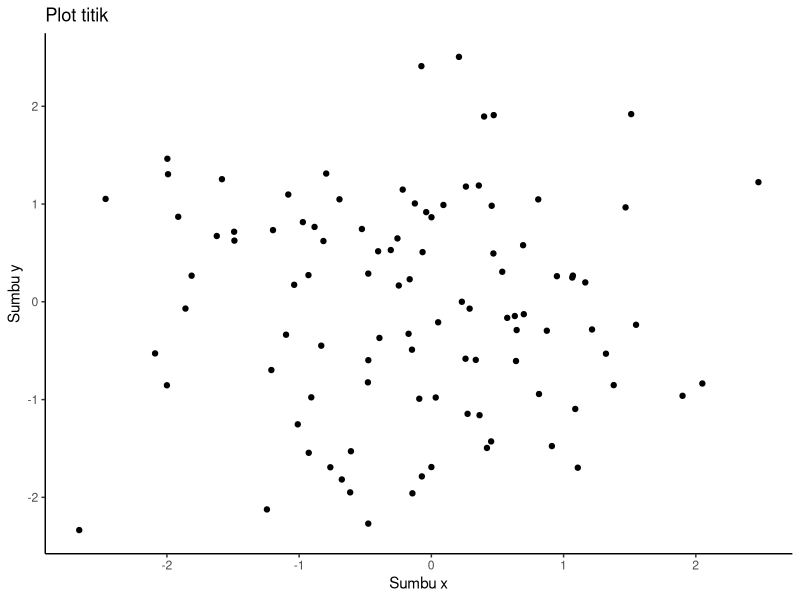
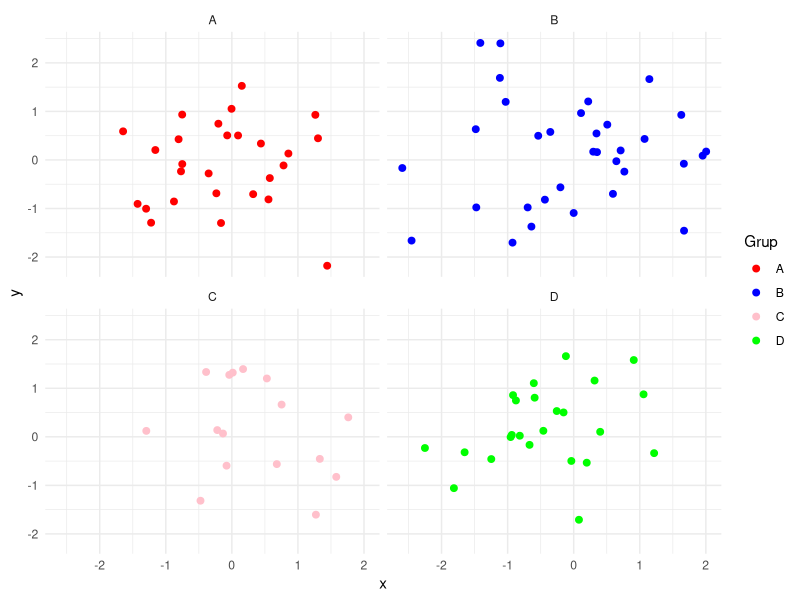
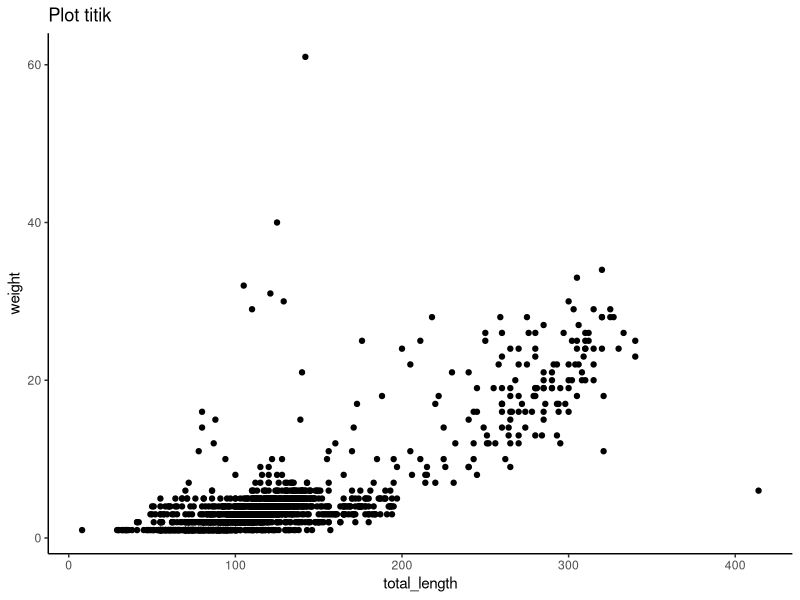
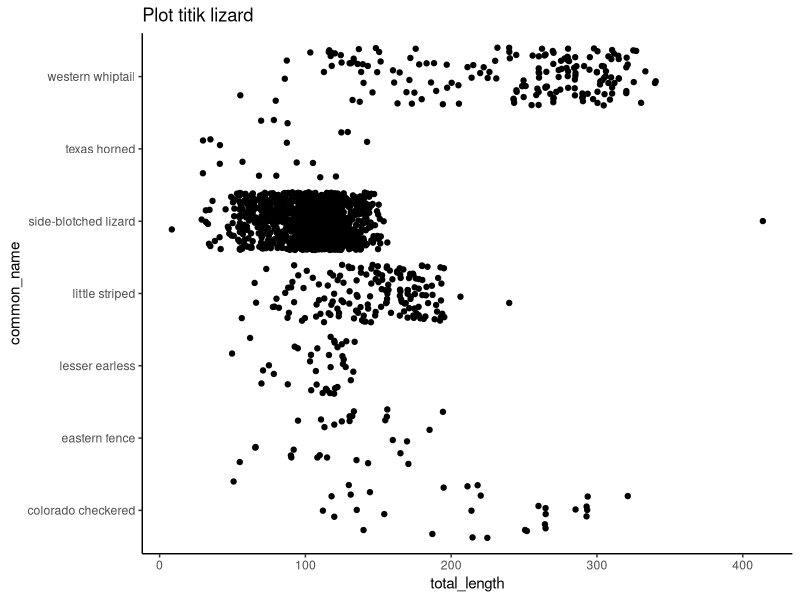
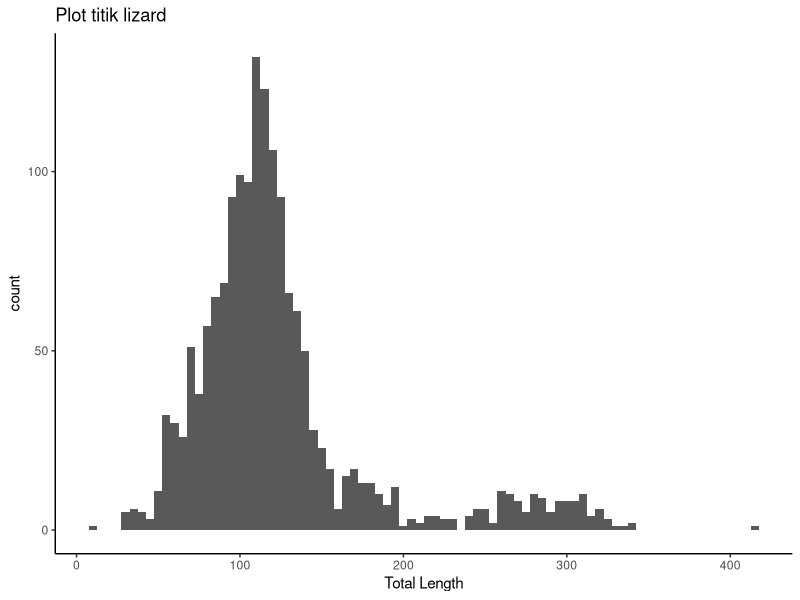
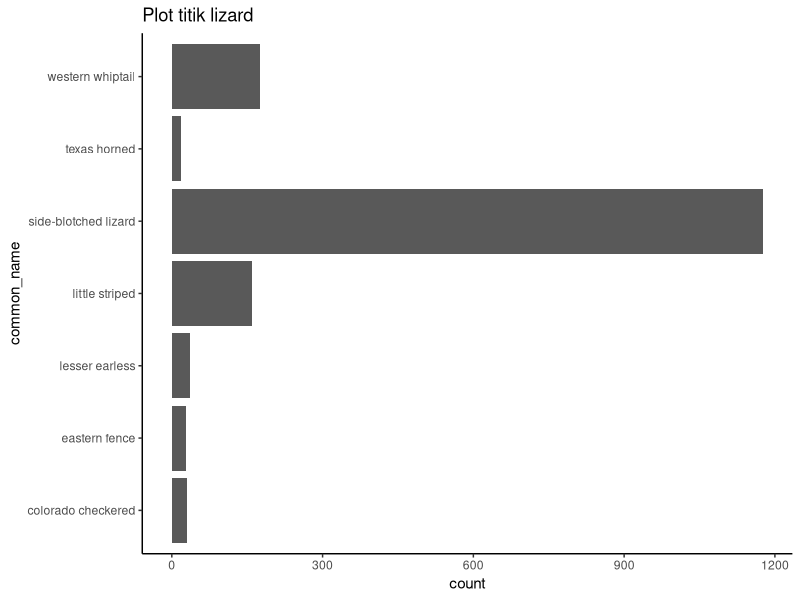
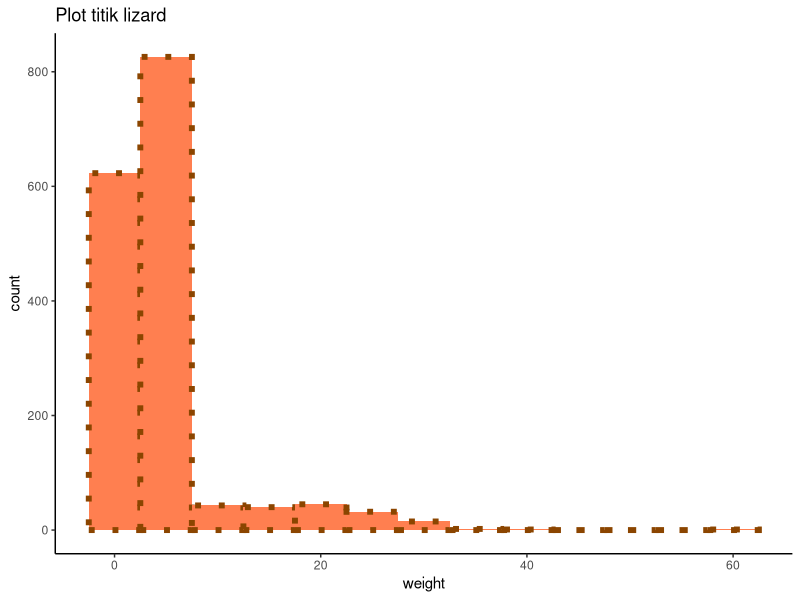
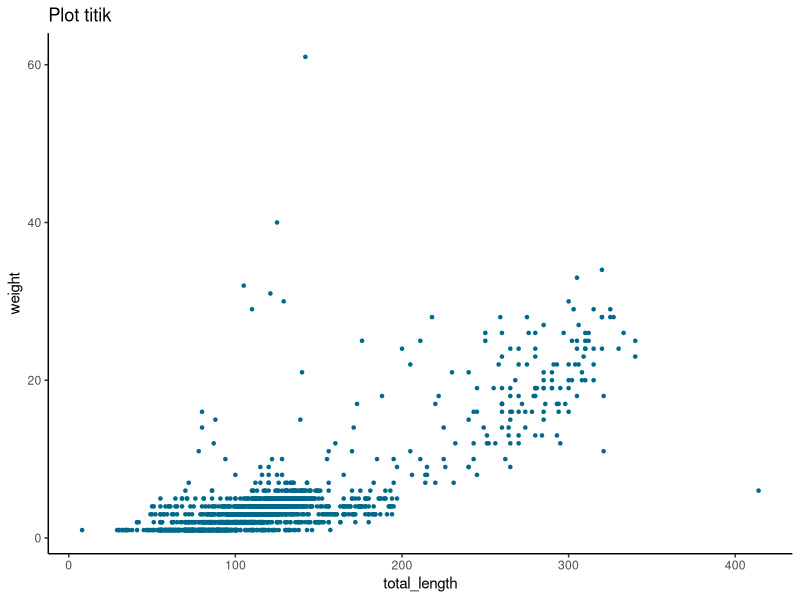

Generate these figures, in order, with R:
## ---- chunk 1
knitr::opts_chunk$set(echo = TRUE)
## ---- chunk 2
library(ggplot2) 
## ---- chunk 3
data <- data.frame(x = rnorm(100), y = rnorm(100))
## ---- chunk 4
print(ggplot(data, aes(x = x, y = y)) + 
        
#menentukat plot titik      
geom_point() +
  
#menambahkan judul plot dan sumbu        
labs(title = "Plot titik", x = "Sumbu x", y = "Sumbu y") +
  
#memilih tema  
theme_classic())
## ---- chunk 5
# buat data frame contoh dengan variable kategorik
data <- data.frame(x = rnorm(100), y = rnorm(100), grup = sample(c("A","B","C","D"), 100,replace = TRUE))

# buat plot titik dengan faceting
ggplot(data, aes(x = x, y = y, color = grup)) +
  
#Menambahkan titik pada plot dengan ukuran titik yang lebih besar (ukuran 2).
  geom_point(size = 2) +
  
#Membagi plot menjadi beberapa sub-plot berdasarkan kategori yang ada di kolom grup. Setiap kategori (A, B, C, D) akan memiliki sub-plotnya sendiri.
  facet_wrap(~ grup) +
  
#Menentukan warna manual untuk masing-masing kategori grup. "A" diwarnai merah, "B" biru, "C" pink, dan "D" hijau.
  scale_color_manual(values = c("A" = "red", "B" = "blue", "C" = "pink", "D" = "green")) + 
  
# mengatur tema
  theme_minimal() +
  
#Menambahkan label pada legenda warna yang menjelaskan bahwa warna mewakili kategori "Grup".
  labs(color = "Grup")
## ---- chunk 6
library(readr)
lizards <- suppressMessages(read_csv("lizards.csv"))
## ---- chunk 7
library(ggplot2) 
ggplot(lizards, aes(x = total_length, y = weight)) + 
  geom_point() +
  labs(title = "Plot titik" , x = "total_length", y = "weight") + theme_classic()
## ---- chunk 8
library(ggplot2) 
ggplot(lizards, aes(x = total_length, y = common_name)) + 
  geom_jitter() +
  labs(title = "Plot titik lizard" , x = "total_length", y = "common_name") + theme_classic()
## ---- chunk 9
ggplot(data = lizards, aes(x = total_length)) + 
  geom_histogram(binwidth = 5) + # Sesuaikan binwidth
  labs(title = "Plot titik lizard", x = "Total Length") + 
  theme_classic()

## ---- chunk 10
library(ggplot2) 
ggplot(lizards, aes(y = common_name)) + 
  geom_bar() +
  labs(title = "Plot titik lizard" ,  y = "common_name") + theme_classic()
## ---- chunk 11
suppressWarnings(
  ggplot(data = lizards, aes(x = weight)) +
    geom_histogram(fill = "coral", color = "darkorange4", size = 2, linetype = "dotted", binwidth = 5) +
    labs(title = "Plot titik lizard", x = "weight") +
    theme_classic()
)
## ---- chunk 12
library(ggplot2) 
ggplot(lizards, aes(x = total_length, y = weight)) + 
  geom_point(shape = 20,colour = "deepskyblue4") +
  labs(title = "Plot titik" , x = "total_length", y = "weight") + theme_classic()
## ---- chunk 13
library(ggplot2) 
ggplot(lizards, aes(x = total_length, y = weight,)) + 
  geom_point(aes(colour = common_name,size= total_length)) +
  labs(title = "Plot titik" , x = "total_length", y = "weight") + theme_classic()

